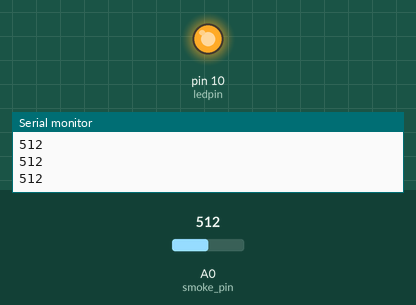
Simulated run of this sketch. Board: Arduino Uno, built with avr-gcc and run on an emulated ATmega328P. On the bench: output pins drawn as LEDs (lit = HIGH), the last lines printed to the serial monitor. The test bench sets the inputs (shaded band); at power-on: A0 (smoke_pin) = 512.

Above: at 1.2 s.
1.3 s: A0 (smoke_pin) set to 491
At 2.5 s:
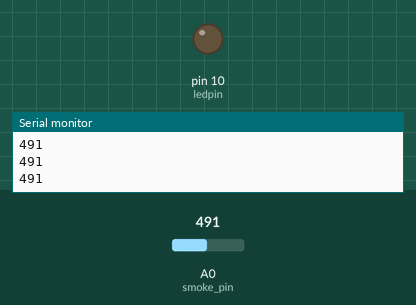
2.8 s: A0 (smoke_pin) set to 510
At 3.9 s:
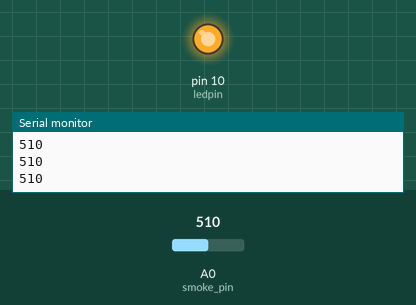
4.3 s: A0 (smoke_pin) set to 490
At 5.0 s:
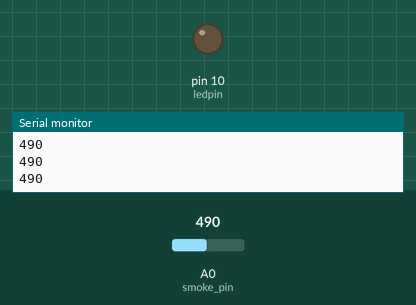
Timing chart, 0 to 7.3 s (numbered marks = the images above; inputs shaded):
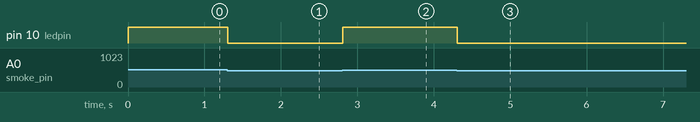

The sketch:

smoke.ino
```cpp
int smoke_pin = A0;
int smoke_value = 0;
int ledpin = 10;
void setup() {
  // put your setup code here, to run once:
  pinMode(ledpin,OUTPUT);
  Serial.begin(9600);


}

void loop() {
  // put your main code here, to run repeatedly:
  smoke_value = analogRead(smoke_pin);
  Serial.println(smoke_value);
  if(smoke_value > 500){
    digitalWrite(ledpin,HIGH);
  }else{
    digitalWrite(ledpin,LOW);
  }

}
```

Measured:
- the behaviour switches between 501 and 500 on A0 (smoke_pin) (found by bisection; images 0 and 1)
- after the input at 1.3 s, pin 10 (ledpin): HIGH → LOW at once
- after the input at 2.8 s, pin 10 (ledpin): LOW → HIGH at once
- after the input at 4.3 s, pin 10 (ledpin): HIGH → LOW at once
